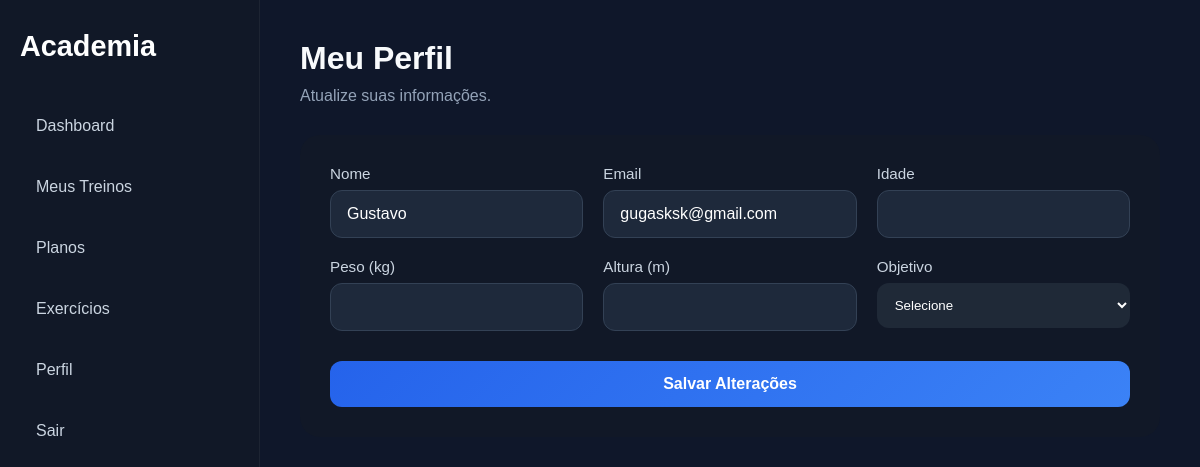
The app's page /alunos/perfil (signed in), older data.
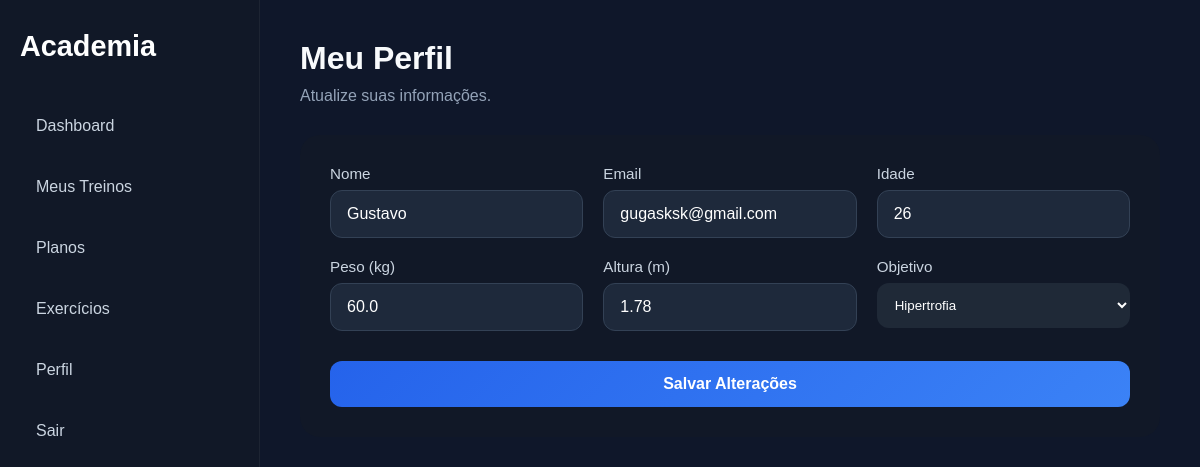
The same page, newer data.
### app/models/usuario.py (models this page shows, shortened)
class Usuario(UserMixin, db.Model):
    __tablename__ = "usuarios"
    id = db.Column(
        db.Integer,
        primary_key=True
    )
    nome = db.Column(
        db.String(100),
        nullable=False
    )
    email = db.Column(
        db.String(120),
        unique=True,
        nullable=False
    )
    senha = db.Column(
        db.String(255),
        nullable=False
    )
    idade = db.Column(
        db.Integer
    )
    peso = db.Column(
        db.Float
    )
    altura = db.Column(
        db.Float
    )
    objetivo = db.Column(
        db.String(100)
    )
    foto = db.Column(
        db.String(255)
    )
    admin = db.Column(
        db.Boolean,
        default=False
    )
    plano_id = db.Column(
        db.Integer,
        db.ForeignKey("planos.id")
    )

### app/routes/alunos.py (the view, shortened to what this page needs)
@alunos_bp.route("/perfil", methods=["GET", "POST"])
@login_required
def perfil():
    return render_template(
        "alunos/perfil.html"
    )

### app/templates/alunos/perfil.html (shortened to what this page needs)
{% extends 'components/dashboard_layout.html' %}
{% block dashboard_content %}
<div class="dashboard-header">
    <h1>Meu Perfil</h1>
    <p>
        Atualize suas informações.
    </p>
</div>
<section class="perfil-container">
    <form method="POST" class="perfil-form">
        <div class="perfil-grid">
            <div class="input-group">
                <label>Nome</label>
                <input
                    type="text"
                    name="nome"
                    value="{{ current_user.nome }}"
                >
            </div>
            <div class="input-group">
                <label>Email</label>
                <input
                    type="email"
                    value="{{ current_user.email }}"
                    disabled
                >
            </div>
            <div class="input-group">
                <label>Idade</label>
                <input
                    type="number"
                    name="idade"
                    value="{{ current_user.idade or '' }}"
                >
            </div>
            <div class="input-group">
                <label>Peso (kg)</label>
                <input
                    type="number"
                    step="0.1"
                    name="peso"
                    value="{{ current_user.peso or '' }}"
                >
            </div>
            <div class="input-group">
                <label>Altura (m)</label>
                <input
                    type="number"
                    step="0.01"
                    name="altura"
                    value="{{ current_user.altura or '' }}"
                >
            </div>
            <div class="input-group">
                <label>Objetivo</label>
                <select name="objetivo">
                    <option value="">
                        Selecione
                    </option>
                    <option
                        value="Hipertrofia"
                        {% if current_user.objetivo == "Hipertrofia" %}
                        selected
                        {% endif %}
                    >
                        Hipertrofia
                    </option>
                </select>
            </div>
        </div>
        <button
            type="submit"
            class="auth-btn"
        >
            Salvar Alterações
        </button>
    </form>
</section>
{% endblock %}

### app/templates/components/dashboard_layout.html
{% extends 'base.html' %}
{% block content %}
<div class="dashboard-container">
    <aside class="sidebar">
        <div class="logo">
            <h2>Academia</h2>
        </div>
        <nav class="menu">
            <a
                class="{% if request.endpoint == 'auth.dashboard' %}active{% endif %}"
                href="{{ url_for('auth.dashboard') }}"
            >
                Dashboard
            </a>
            <a
                class="{% if request.endpoint == 'treinos.lista' %}active{% endif %}"
                href="{{ url_for('treinos.lista') }}"
            >
                Meus Treinos
            </a>
            <a
                class="{% if request.endpoint == 'planos.lista' %}active{% endif %}"
                href="{{ url_for('planos.lista') }}"
            >
                Planos
            </a>
            <a
                class="{% if request.endpoint == 'exercicios.lista' %}active{% endif %}"
                href="{{ url_for('exercicios.lista') }}"
            >
                Exercícios
            </a>
            <a
                class="{% if request.endpoint == 'perfil' %}active{% endif %}"
                href="{{ url_for('alunos.perfil') }}"
            >
                Perfil
            </a>
            <a href="{{ url_for('auth.logout') }}">
                Sair
            </a>
        </nav>
    </aside>
    <main class="dashboard-content">
        {% block dashboard_content %}
        {% endblock %}
    </main>
</div>
{% endblock %}

### app/templates/base.html (shortened to what this page needs)
<!DOCTYPE html>
<html lang="pt-BR">
<head>
    <link
        rel="stylesheet"
        href="{{ url_for('static', filename='css/style.css') }}"
    >
</head>
<body>
    {% block content %}
    {% endblock %}
</body>

### app/static/css/style.css (style rules this page uses)
* { margin: 0; padding: 0; box-sizing: border-box; }
body { font-family: Arial, Helvetica, sans-serif; background: #0f172a; color: #f8fafc; min-height: 100vh; }
.input-group { display: flex; flex-direction: column; gap: 8px; }
.input-group label { font-size: 0.95rem; color: #cbd5e1; }
.input-group input { width: 100%; padding: 14px 16px; border-radius: 12px; border: 1px solid #334155; background: #1e293b; color: white; font-size: 1rem; transition: 0.2s; }
.input-group input::placeholder { color: #64748b; }
.auth-btn { margin-top: 10px; width: 100%; padding: 14px; border: none; border-radius: 12px; background: linear-gradient( 135deg, #2563eb, #3b82f6 ); color: white; font-size: 1rem; font-weight: bold; cursor: pointer; transition: 0.25s; }
.dashboard-container { width: 100%; min-height: 100vh; display: flex; background: #0f172a; }
.sidebar { width: 260px; background: #111827; border-right: 1px solid rgba(255,255,255,0.05); padding: 30px 20px; display: flex; flex-direction: column; }
.logo { margin-bottom: 40px; }
.logo h2 { color: white; font-size: 1.8rem; }
.menu { display: flex; flex-direction: column; gap: 15px; }
.menu a { text-decoration: none; color: #cbd5e1; padding: 14px 16px; border-radius: 12px; transition: 0.2s; }
.dashboard-content { flex: 1; padding: 40px; }
.dashboard-header { margin-bottom: 30px; }
.dashboard-header h1 { font-size: 2rem; margin-bottom: 10px; }
.dashboard-header p { color: #94a3b8; }
.perfil-container { margin-top: 30px; }
.perfil-form { background: #111827; padding: 30px; border-radius: 20px; }
.perfil-grid { display: grid; grid-template-columns: repeat(auto-fit, minmax(250px, 1fr)); gap: 20px; margin-bottom: 20px; }
.perfil-form select { width: 100%; padding: 14px; border: none; border-radius: 12px; background: #1f2937; color: white; }

Row changes from the older to the newer data that the page shows:
changed Usuario "Gustavo": idade (not shown) → "26"; peso (not shown) → "60.0"; altura (not shown) → "1.78"; objetivo (not shown) → "Hipertrofia"
Text that changed along with them:
form field objetivo: "Selecione" → (not shown)
